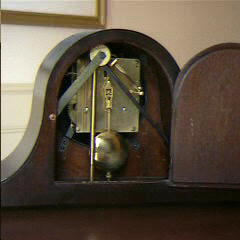
#> input picture clock/0001.png, 240 x 240 px; its folder holds 4 pictures in this run
$ python main.py
#> lines starting #> are read from the running program, lines starting #| are printed output that depends on the picture
### frames_analysis.py

import numpy as np
import cv2 as cv2
import os
import matplotlib.pyplot as plt
import math
import scipy.signal
import copy
import utils

def videotexture_analysis(parameters, out_path, from_frame = -1, to_frame = -1):
  ''' Read frames from input folder and save grayscaled pixel value '''
  img_list = []
  fig, ax = plt.subplots(2, 3)

  qualityExponent = parameters["qualityExponent"]
  futureCostAlpha = parameters["futureCostAlpha"]
  sigmaMult       = parameters["sigmaMult"]
  thresholdValue  = parameters["thresholdValue"]
  input_folder    = parameters["input_folder"]

  input_frames = sorted(os.listdir(input_folder))

  for i in range(from_frame, to_frame):
    filename = input_frames[i]
    value = cv2.imread(os.path.join(input_folder, filename), cv2.IMREAD_GRAYSCALE)
    img_list.append(value)

  ''' Prepare empty matrix '''
  img_list = np.array(img_list)
  frames_count = len(img_list)
  diff1 = np.zeros((frames_count, frames_count), dtype='float')

  ''' Get visual difference '''
  def get_distance(a, b):
      return np.sum( (a - b) ** 2 )       #
      return np.linalg.norm(a - b, 'fro') # frobenius norm
      return np.linalg.norm(a - b)        # Euclidean norm

  for i in range(frames_count):
    for j in range(frames_count):
      diff1[i,j] = get_distance(img_list[i], img_list[j])
      utils.printProgressBar(i*frames_count+j+1, frames_count*frames_count, prefix = 'Calculating distances:\t', suffix = 'Complete')

  ax[0, 0].imshow(diff1)
  ax[0, 0].set_title("distances")

  ''' Preserve dynamics '''
  kernel = np.diag(np.array([ 0.0625,  0.25  ,  0.375 ,  0.25  ,  0.0625], dtype=float))
  diff2 = []

  for i in range(frames_count):
    for j in range(frames_count):
      diff2 = scipy.signal.convolve2d(diff1, kernel, mode='valid')
      utils.printProgressBar(i*frames_count+j+1, frames_count*frames_count, prefix = 'Preserve dynamics:\t', suffix = 'Complete')

  ax[0, 1].set_title("dynamics")
  ax[0, 1].imshow(diff2)

  ''' Future costs '''
  tmp = np.zeros((diff2.shape[0], diff2.shape[1]))
  diff3 = np.zeros((diff2.shape[0], diff2.shape[1]))

  if futureCostAlpha <= 0:
    diff3 = diff2
  else:
    # Initialise with D''ij = (D'ij)^p
    for i in range(1, diff2.shape[0]):
      for j in range(0, diff2.shape[1]):
        tmp[i][j] = math.pow(diff2[i - 1][j], qualityExponent)

    # Continue until an iteration does not change the matrix
    while True:
      utils.printProgressBar(0, 1, prefix = 'Future costs:\t', suffix = 'Complete')
      for i in range(diff2.shape[0] - 1, 0, -1):
        for j in range(0, diff2.shape[1] - 1):

          # Determine the (D'_ij)^p term
          future_cost_base = math.pow(diff2[i][j], qualityExponent)

          # Determine the row minimum m_j = min_k D''_jk
          k_min = tmp[j].min()

          future_cost_summation = futureCostAlpha * k_min
          tmp[i][j] = future_cost_base + future_cost_summation

      if (tmp == diff3).all():
        utils.printProgressBar(1, 1, prefix = 'Future costs:  \t\t', suffix = 'Complete')
        break
      else:
        diff3 = tmp

  ax[0, 2].set_title("future_cost")
  ax[0, 2].imshow(diff3)

  ''' Probability '''
  sigma = float(diff3.mean()) * sigmaMult
  diff4 = np.zeros((diff3.shape[0] - 1, diff3.shape[1] - 1))

  # Determine each of the probabilities
  for x in range(0, diff3.shape[0] - 1):
    for y in range(0, diff3.shape[1] - 1):
      diff4[x][y] = math.exp((-diff3[x + 1][y]) / sigma)

  ax[1, 0].set_title("probabilities")
  ax[1, 0].imshow(diff4)

  ''' Prune '''
  def determine_local_maxima(matrix):
    thresholded_matrix = matrix
    (height, width) = matrix.shape

    for i in range(0, height):
      maxima = scipy.signal.argrelextrema(matrix[i], np.greater)[0]
      for j in range(0, width):
        if j not in maxima:
          matrix[i][j] = 0
        utils.printProgressBar(i*height+j+1, height*width, prefix = 'Local maximum:\t\t', suffix = 'Complete')
    return thresholded_matrix

  def threshold_matrix(matrix, threshold):
    thresholded_matrix = matrix
    low_value_indices = thresholded_matrix < threshold
    thresholded_matrix[low_value_indices] = 0
    return thresholded_matrix

  ''' Determine Local Maxima '''
  future_matrix1 = determine_local_maxima(diff4)
  ax[1, 1].set_title("local_maxima")
  ax[1, 1].imshow(future_matrix1)

  ''' Threshold '''
  future_matrix2 = threshold_matrix(copy.copy(future_matrix1), thresholdValue)
  ax[1, 2].set_title("threshold")
  ax[1, 2].imshow(future_matrix2)

  def graphAxes(row, column, matrix):
    plt.sca(ax[row, column])
    plt.xlim(0,len(matrix[0]))
    plt.ylim(0,len(matrix[1]))
    plt.xticks(np.linspace(0, len(matrix[0]), 2))
    plt.yticks(np.linspace(0, len(matrix[1]), 2))
    plt.gca().invert_yaxis()

  graphAxes(0, 0, diff1)
  graphAxes(0, 1, diff2)
  graphAxes(0, 2, diff3)
  graphAxes(1, 0, diff4)
  graphAxes(1, 1, future_matrix1)
  graphAxes(1, 2, future_matrix2)

  fig.suptitle("Q: " + str(qualityExponent) + " alpha: \
    " + str(futureCostAlpha) + " sigma: \
      " + str(sigmaMult) + " t: " + str(thresholdValue))

  name = str(from_frame) + '_' + str(to_frame)
  name = os.path.join(out_path, name)
  plt.savefig(name, bbox_inches='tight')
  np.savetxt(name + ".txt", future_matrix2)

### utils.py
import os
from cv2 import INTER_MAX
import numpy as np
import matplotlib.pyplot as plt
import matplotlib
import json
import platform

def printProgressBar (iteration, total, prefix = '', suffix = '', decimals = 1, length = 50, fill = '█', printEnd = "\r"):
    # https://www.programcreek.com/python/?CodeExample=print+progress+bar
    """
    Call in a loop to create terminal progress bar
    @params:
    iteration   - Required  : current iteration (Int)
    total       - Required  : total iterations (Int)
    prefix      - Optional  : prefix string (Str)
    suffix      - Optional  : suffix string (Str)
    decimals    - Optional  : positive number of decimals in percent complete (Int)
    length      - Optional  : character length of bar (Int)
    fill        - Optional  : bar fill character (Str)
    printEnd    - Optional  : end character (e.g. "\r", "\r\n") (Str)
    """
    percent = ("{0:." + str(decimals) + "f}").format(100 * (iteration / float(total)))
    filledLength = int(length * iteration // total)
    bar = fill * filledLength + '-' * (length - filledLength)
    print(f'\r{prefix} |{bar}| {percent}% {suffix}', end = printEnd)

    if iteration == total:
        print()

# [96 lines left out: functions create_config_file, create_transition_matrix, not called in this run]

### main.py
import os
import multiprocessing

import frames_analysis
import utils
import config

clock_parameters = {
  "input_folder"    : "clock",
  "qualityExponent" : 2,
  "futureCostAlpha" : 0.999,
  "sigmaMult"       : 2,
  "thresholdValue"  : 0.5,
}

cartoon_parameters = {
  "input_folder"    : "cartoon",
  "qualityExponent" : 3,
  "futureCostAlpha" : 0.999,
  "sigmaMult"       : 2,
  "thresholdValue"  : 0.6,
}

grass_parameters = {
  "input_folder"    : "grass",
  "qualityExponent" : 7,
  "futureCostAlpha" : 0.999,
  "sigmaMult"       : 2,
  "thresholdValue"  : 0.6,
}

stairs1_parameters = {
  "input_folder"    : "stairs1",
  "qualityExponent" : 5,
  "futureCostAlpha" : 0.999,
  "sigmaMult"       : 2,
  "thresholdValue"  : 0.7,
}

stairs2_parameters = {
  "input_folder"    : "stairs2",
  "qualityExponent" : 7,
  "futureCostAlpha" : 0.999,
  "sigmaMult"       : 2,
  "thresholdValue"  : 0.6,
}

parameters = config.parameters;

MULTIPROCESSING = True

step = 100
half = int(step/2)
parameters_string = '_'.join([str(parameters[i]) for i in parameters])
out_path = os.path.join('out', parameters_string)

def run(arg):
  from_frame  = arg[0]
  to_frame    = arg[1]
  frames_analysis.videotexture_analysis(parameters, out_path, from_frame, to_frame)

if __name__ == '__main__':
    if not os.path.exists(out_path):
      os.makedirs(out_path)

    frames_cnt = len(os.listdir(parameters["input_folder"]))
    if MULTIPROCESSING:
      pool = multiprocessing.Pool()
      inputs = []
      processed_frames = 0
      for i in range(0, frames_cnt, half):
        from_frame = i
        to_frame = i + step
        if(to_frame > frames_cnt):
          to_frame = frames_cnt
        inputs.append([from_frame, to_frame])
        if processed_frames == frames_cnt:
          break

      # todo: limit processes
      pool = multiprocessing.Pool(processes=len(inputs))
      pool.map(run, inputs)
#> in videotexture_analysis, `value = cv2.imread(os.path.join(input_folder, filename), cv2.IMREAD_GR..`:
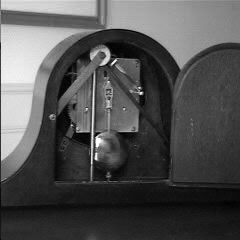
#> value: shape (240, 240); min 0, max 255, mean 81.4
#> the loop in videotexture_analysis, `for i in range(frames_count):` made 4 passes
#> (printed output is left out)
#> (the run stopped early here; a loop or call above may not have finished)
